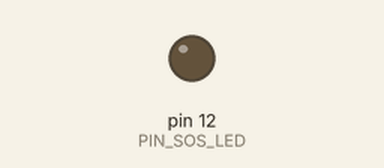
Recording of a program running on a simulated Arduino Uno, built with avr-gcc and run on an emulated ATmega328P. Shown: output pins drawn as LEDs (lit = HIGH).

Above: at 0.4 s.
At 4.6 s:
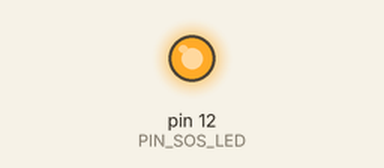
Timing chart, 0 to 10.7 s (numbered marks = the images above):
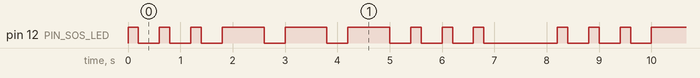

The program:

main.cpp
```cpp
#include <Arduino.h>

int PIN_SOS_LED =12;
int DELAY_DOT = 200;
int DELAY_DASH = 800;
int DELAY_BETWEEN = 400;
void setup() {
  // put your setup code here, to run once:
  pinMode(PIN_SOS_LED, OUTPUT);
}

void dash(){
  digitalWrite(PIN_SOS_LED, HIGH);
  delay(DELAY_DASH);
  digitalWrite(PIN_SOS_LED, LOW);
  delay(DELAY_BETWEEN);
}

void dot(){
  digitalWrite(PIN_SOS_LED, HIGH);
  delay(DELAY_DOT);
  digitalWrite(PIN_SOS_LED, LOW);
  delay(DELAY_BETWEEN);
}

void loop() {
  // put your main code here, to run repeatedly:
  for(int i=0; i<3; i++){
    dot();
  }
  for(int i=0; i<3; i++){
    dash();
  }
  for(int i=0; i<3; i++){
    dot();
  }
  delay(1000);
}
```

Measured:
- by itself, pin 12 (PIN_SOS_LED): repeats every 8.2 s: 2 × (LOW 0.40 s, HIGH 0.20 s), 3 × (LOW 0.40 s, HIGH 0.80 s), 3 × (LOW 0.40 s, HIGH 0.20 s), LOW 1.4 s, HIGH 0.20 s
- by itself, everything shown: repeats every 8.2 s, in 18 steps
